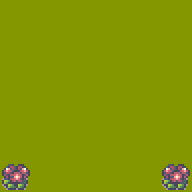

Rendered tile map (Tiled .tmx) drawn with the repository's tilesets; below, a short description and the full map source, tile grids included:
An orthogonal 6x6 tile map with 32x32 px tiles, 1 tile layer (Tile Layer 5).

<map version="1.4" tiledversion="1.4.3" orientation="orthogonal" renderorder="right-down" width="6" height="6" tilewidth="32" tileheight="32" infinite="0" backgroundcolor="#849600" nextlayerid="11" nextobjectid="1">
 <tileset firstgid="1" source="group-layer-tint.tsx" />
 <group id="9" name="Group 5" tintcolor="#3200ff">
  <layer id="10" name="Tile Layer 5" width="6" height="6">
   <data encoding="csv">
0,0,0,0,0,0,
0,0,0,0,0,0,
0,0,0,0,0,0,
0,0,0,0,0,0,
0,0,0,0,0,0,
231,0,0,0,0,231
</data>
  </layer>
 </group>
</map>
